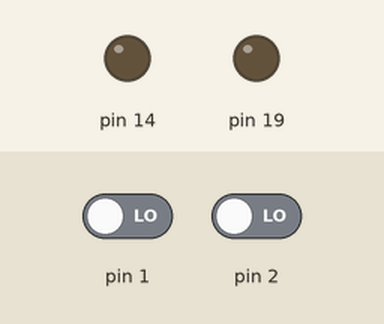
Bench run of a sketch on a simulated Arduino Uno, built with avr-gcc and run on an emulated ATmega328P. On the bench: output pins drawn as LEDs (lit = HIGH). Dashed ring = blinking. Inputs (shaded band) come from the test bench; at power-on: pin 2 LOW, pin 1 LOW.

Above: at 0.8 s.
0.9 s: pin 2 driven HIGH
At 1.0 s:
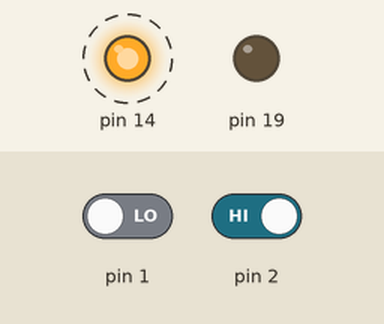
3.9 s: pin 1 driven HIGH
At 5.9 s:
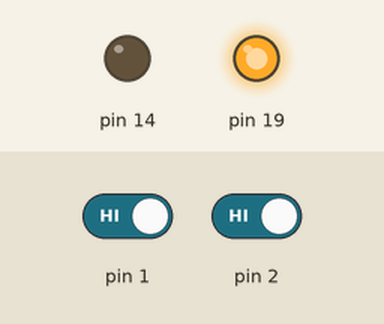
6.9 s: pin 2 driven LOW
At 11.5 s:
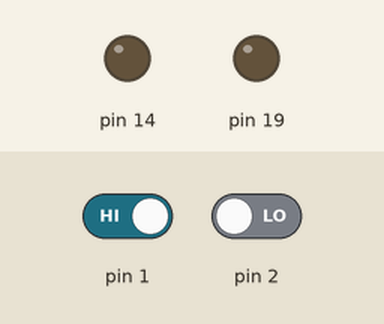
Timing chart, 0 to 17.4 s (numbered marks = the images above; inputs shaded):
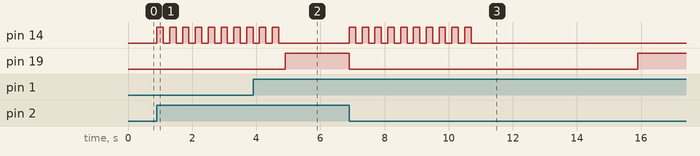

Measured:
- after the input at 0.9 s, pin 14: alternates HIGH for 0.20 s and LOW for 0.20 s, starting at once
- after the input at 3.9 s, pin 19: LOW → HIGH after 1.0 s
- after the input at 6.9 s, pin 14: alternates HIGH for 0.20 s and LOW for 0.20 s, 20 changes in all, then stays LOW, starting at once; pin 19: HIGH → LOW at once, → HIGH 9.0 s later

The sketch:

Aula_27_03_25_Exemplo.ino
```cpp
unsigned char j;
ISR(INT0_vect)
{
  PORTC &= ~(1<<PC5);
  for(j =0; j < 20; j++)
  {
    PORTC ^= (1<<PC0);
    _delay_ms(200);
  }

}

int main(void){
  DDRC |=(1<<PC5);
  DDRC |=(1<<PC0);
  DDRD =0; //todos como entrada
  PORTC = 0; //led começão como 0

  EICRA = (1<<ISC00);//int na mudança de vivel logico
  EIMSK = (1<<INT0);//habilita a int 0

  sei();//liga o  serviço geral de int
  while(1){

    if(PIND&(1<<PD1)){
      PORTC |= (1<<PC5);
      _delay_ms(7000);
      PORTC &=~(1<<PC5);
    }

  }
}
```
